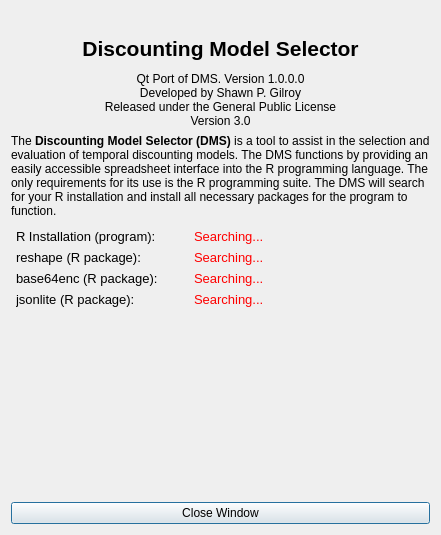
<?xml version="1.0" encoding="UTF-8"?>
<ui version="4.0">
 <class>StatusDialog</class>
 <widget class="QDialog" name="StatusDialog">
  <property name="windowModality">
   <enum>Qt::WindowModal</enum>
  </property>
  <property name="geometry">
   <rect>
    <x>0</x>
    <y>0</y>
    <width>441</width>
    <height>535</height>
   </rect>
  </property>
  <property name="windowTitle">
   <string>Program Startup Check</string>
  </property>
  <property name="modal">
   <bool>true</bool>
  </property>
  <layout class="QVBoxLayout" name="verticalLayout_2">
   <property name="sizeConstraint">
    <enum>QLayout::SetDefaultConstraint</enum>
   </property>
   <item>
    <layout class="QVBoxLayout" name="verticalLayout">
     <property name="sizeConstraint">
      <enum>QLayout::SetFixedSize</enum>
     </property>
     <item>
      <widget class="QLabel" name="label">
       <property name="text">
        <string/>
       </property>
       <property name="pixmap">
        <pixmap resource="spreadsheet.qrc">:/images/SNS.png</pixmap>
       </property>
       <property name="scaledContents">
        <bool>false</bool>
       </property>
       <property name="alignment">
        <set>Qt::AlignCenter</set>
       </property>
       <property name="margin">
        <number>0</number>
       </property>
      </widget>
     </item>
     <item>
      <layout class="QHBoxLayout" name="horizontalLayout">
       <item>
        <widget class="QLabel" name="labelTitle">
         <property name="minimumSize">
          <size>
           <width>0</width>
           <height>35</height>
          </size>
         </property>
         <property name="font">
          <font>
           <pointsize>16</pointsize>
           <weight>75</weight>
           <bold>true</bold>
          </font>
         </property>
         <property name="text">
          <string>Discounting Model Selector</string>
         </property>
         <property name="alignment">
          <set>Qt::AlignCenter</set>
         </property>
         <property name="margin">
          <number>5</number>
         </property>
        </widget>
       </item>
      </layout>
     </item>
     <item>
      <widget class="QLabel" name="labelSubTitle">
       <property name="minimumSize">
        <size>
         <width>0</width>
         <height>23</height>
        </size>
       </property>
       <property name="text">
        <string>&lt;!DOCTYPE HTML PUBLIC &quot;-//W3C//DTD HTML 4.0//EN&quot; &quot;http://www.w3.org/TR/REC-html40/strict.dtd&quot;&gt;
&lt;html&gt;&lt;head&gt;&lt;meta name=&quot;qrichtext&quot; content=&quot;1&quot; /&gt;&lt;style type=&quot;text/css&quot;&gt;
p, li { white-space: pre-wrap; }
&lt;/style&gt;&lt;/head&gt;&lt;body style=&quot; font-family:'MS Shell Dlg 2'; font-size:10pt; font-weight:400; font-style:normal;&quot;&gt;
&lt;p style=&quot; margin-top:0px; margin-bottom:0px; margin-left:0px; margin-right:0px; -qt-block-indent:0; text-indent:0px;&quot;&gt;&lt;span style=&quot; font-size:9pt;&quot;&gt;Qt Port of DMS. Version 1.0.0.0&lt;/span&gt;&lt;/p&gt;
&lt;p style=&quot; margin-top:0px; margin-bottom:0px; margin-left:0px; margin-right:0px; -qt-block-indent:0; text-indent:0px;&quot;&gt;&lt;span style=&quot; font-size:9pt;&quot;&gt;Developed by Shawn P. Gilroy&lt;br /&gt;Released under the General Public License&lt;/span&gt;&lt;/p&gt;
&lt;p style=&quot; margin-top:0px; margin-bottom:0px; margin-left:0px; margin-right:0px; -qt-block-indent:0; text-indent:0px;&quot;&gt;&lt;span style=&quot; font-size:9pt;&quot;&gt;Version 3.0&lt;/span&gt;&lt;/p&gt;&lt;/body&gt;&lt;/html&gt;</string>
       </property>
       <property name="alignment">
        <set>Qt::AlignCenter</set>
       </property>
       <property name="margin">
        <number>5</number>
       </property>
      </widget>
     </item>
     <item>
      <widget class="QLabel" name="labelBlurb">
       <property name="minimumSize">
        <size>
         <width>0</width>
         <height>75</height>
        </size>
       </property>
       <property name="text">
        <string>&lt;html&gt;&lt;head/&gt;&lt;body&gt;&lt;p&gt;The &lt;span style=&quot; font-weight:600;&quot;&gt;Discounting Model Selector (DMS)&lt;/span&gt; is a tool to assist in the selection and evaluation of temporal discounting models. The DMS functions by providing an easily accessible spreadsheet interface into the R programming language. The only requirements for its use is the R programming suite. The DMS will search for your R installation and install all necessary packages for the program to function.&lt;/p&gt;&lt;/body&gt;&lt;/html&gt;</string>
       </property>
       <property name="textFormat">
        <enum>Qt::RichText</enum>
       </property>
       <property name="wordWrap">
        <bool>true</bool>
       </property>
       <property name="margin">
        <number>5</number>
       </property>
      </widget>
     </item>
     <item>
      <layout class="QFormLayout" name="formLayout">
       <property name="sizeConstraint">
        <enum>QLayout::SetMinimumSize</enum>
       </property>
       <property name="leftMargin">
        <number>5</number>
       </property>
       <property name="topMargin">
        <number>5</number>
       </property>
       <property name="rightMargin">
        <number>5</number>
       </property>
       <property name="bottomMargin">
        <number>5</number>
       </property>
       <item row="0" column="0">
        <widget class="QLabel" name="labelR">
         <property name="text">
          <string>&lt;html&gt;&lt;head/&gt;&lt;body&gt;&lt;p&gt;&lt;span style=&quot; font-size:10pt;&quot;&gt;R Installation (program):&lt;/span&gt;&lt;/p&gt;&lt;/body&gt;&lt;/html&gt;</string>
         </property>
        </widget>
       </item>
       <item row="0" column="1">
        <widget class="QLabel" name="statusR">
         <property name="text">
          <string>&lt;html&gt;&lt;head/&gt;&lt;body&gt;&lt;p&gt;&lt;span style=&quot; font-size:10pt; color:#ff0000;&quot;&gt;Searching...&lt;/span&gt;&lt;/p&gt;&lt;/body&gt;&lt;/html&gt;</string>
         </property>
         <property name="indent">
          <number>30</number>
         </property>
        </widget>
       </item>
       <item row="1" column="0">
        <widget class="QLabel" name="labelReshape">
         <property name="text">
          <string>&lt;html&gt;&lt;head/&gt;&lt;body&gt;&lt;p&gt;&lt;span style=&quot; font-size:10pt;&quot;&gt;reshape (R package):&lt;/span&gt;&lt;/p&gt;&lt;/body&gt;&lt;/html&gt;</string>
         </property>
        </widget>
       </item>
       <item row="1" column="1">
        <widget class="QLabel" name="statusReshape">
         <property name="text">
          <string>&lt;html&gt;&lt;head/&gt;&lt;body&gt;&lt;p&gt;&lt;span style=&quot; font-size:10pt; color:#ff0000;&quot;&gt;Searching...&lt;/span&gt;&lt;/p&gt;&lt;/body&gt;&lt;/html&gt;</string>
         </property>
         <property name="indent">
          <number>30</number>
         </property>
        </widget>
       </item>
       <item row="2" column="0">
        <widget class="QLabel" name="labelBase64">
         <property name="text">
          <string>&lt;html&gt;&lt;head/&gt;&lt;body&gt;&lt;p&gt;&lt;span style=&quot; font-size:10pt;&quot;&gt;base64enc (R package):&lt;/span&gt;&lt;/p&gt;&lt;/body&gt;&lt;/html&gt;</string>
         </property>
        </widget>
       </item>
       <item row="2" column="1">
        <widget class="QLabel" name="statusBase64">
         <property name="text">
          <string>&lt;html&gt;&lt;head/&gt;&lt;body&gt;&lt;p&gt;&lt;span style=&quot; font-size:10pt; color:#ff0000;&quot;&gt;Searching...&lt;/span&gt;&lt;/p&gt;&lt;/body&gt;&lt;/html&gt;</string>
         </property>
         <property name="indent">
          <number>30</number>
         </property>
        </widget>
       </item>
       <item row="3" column="0">
        <widget class="QLabel" name="labelJsonlite">
         <property name="text">
          <string>&lt;html&gt;&lt;head/&gt;&lt;body&gt;&lt;p&gt;&lt;span style=&quot; font-size:10pt;&quot;&gt;jsonlite (R package):&lt;/span&gt;&lt;/p&gt;&lt;/body&gt;&lt;/html&gt;</string>
         </property>
        </widget>
       </item>
       <item row="3" column="1">
        <widget class="QLabel" name="statusJson">
         <property name="text">
          <string>&lt;html&gt;&lt;head/&gt;&lt;body&gt;&lt;p&gt;&lt;span style=&quot; font-size:10pt; color:#ff0000;&quot;&gt;Searching...&lt;/span&gt;&lt;/p&gt;&lt;/body&gt;&lt;/html&gt;</string>
         </property>
         <property name="indent">
          <number>30</number>
         </property>
        </widget>
       </item>
      </layout>
     </item>
    </layout>
   </item>
   <item>
    <spacer name="verticalSpacer">
     <property name="orientation">
      <enum>Qt::Vertical</enum>
     </property>
     <property name="sizeHint" stdset="0">
      <size>
       <width>20</width>
       <height>40</height>
      </size>
     </property>
    </spacer>
   </item>
   <item>
    <widget class="QPushButton" name="pushButton">
     <property name="text">
      <string>Close Window</string>
     </property>
    </widget>
   </item>
  </layout>
 </widget>
 <resources>
  <include location="spreadsheet.qrc"/>
 </resources>
 <connections>
  <connection>
   <sender>pushButton</sender>
   <signal>clicked()</signal>
   <receiver>StatusDialog</receiver>
   <slot>close()</slot>
   <hints>
    <hint type="sourcelabel">
     <x>143</x>
     <y>384</y>
    </hint>
    <hint type="destinationlabel">
     <x>112</x>
     <y>358</y>
    </hint>
   </hints>
  </connection>
 </connections>
</ui>
